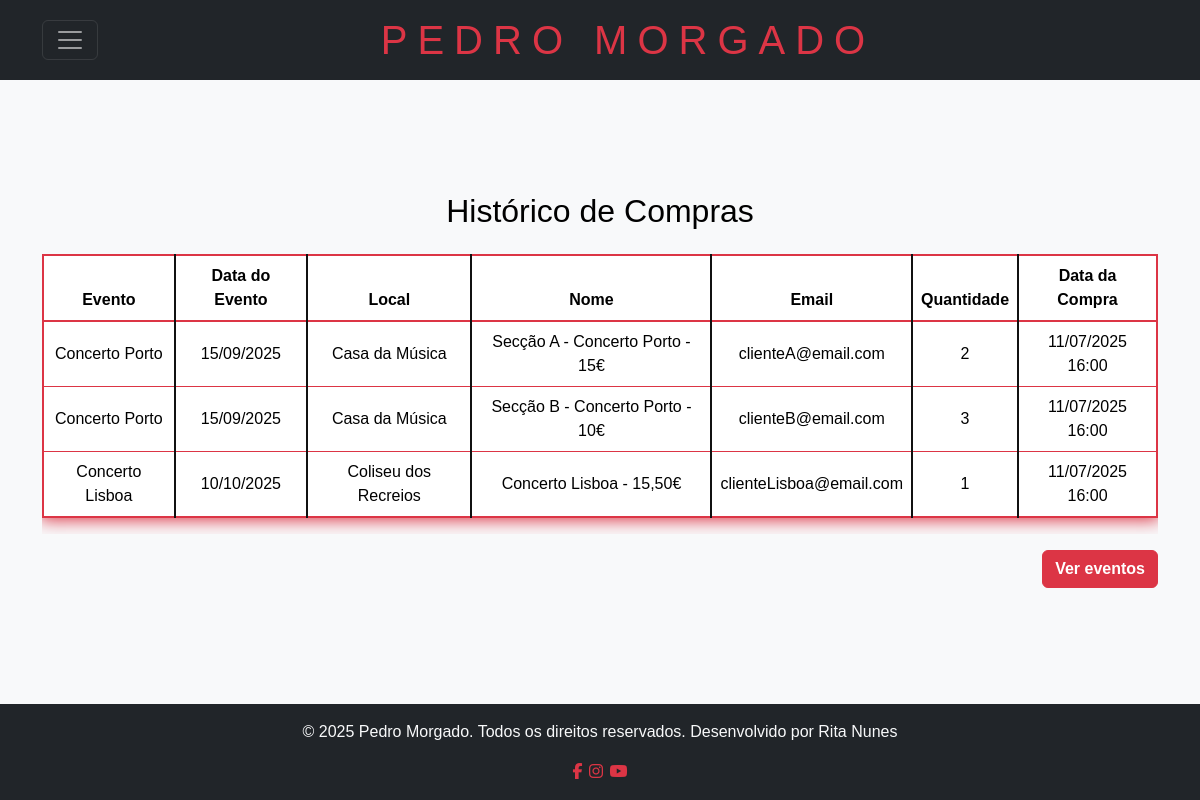
The app's page /registo/historico_compras.php with its own data.
### tables this page shows
CREATE TABLE `bilhetes` (
  `id` int NOT NULL,
  `evento_id` int NOT NULL,
  `nome` varchar(255) NOT NULL,
  `email` varchar(255) NOT NULL,
  `quantidade` int NOT NULL,
  `comprado_em` timestamp NULL DEFAULT CURRENT_TIMESTAMP,
  `status` varchar(20) NOT NULL DEFAULT 'Pendente'
);

CREATE TABLE `eventos` (
  `id` int NOT NULL,
  `titulo` varchar(255) NOT NULL,
  `descricao` text,
  `data` date DEFAULT NULL,
  `hora` varchar(10) DEFAULT NULL,
  `local` varchar(255) DEFAULT NULL,
  `categoria` varchar(100) NOT NULL DEFAULT 'Concertos',
  `criado_em` timestamp NULL DEFAULT CURRENT_TIMESTAMP,
  `preco` decimal(10,2) NOT NULL DEFAULT '0.00'
);

### registo/historico_compras.php (the view, shortened to what this page needs)
<?php
require_once "../config/database.php";
$result = $conn->query("SELECT b.id, b.nome, b.email, b.quantidade, b.comprado_em, e.titulo, e.data, e.local FROM bilhetes b JOIN eventos e ON b.evento_id = e.id ORDER BY b.comprado_em DESC");
?>
<!DOCTYPE html>
<html lang="pt">
<head>
    <link rel="stylesheet" href="https://cdn.jsdelivr.net/npm/bootstrap@5.3.3/dist/css/bootstrap.min.css">
    <link rel="stylesheet" href="../css/style.css">
    <link rel="stylesheet" href="https://cdnjs.cloudflare.com/ajax/libs/font-awesome/6.5.0/css/all.min.css">
</head>
<body class="d-flex flex-column min-vh-100 bg-light">
    <header class="bg-dark text-white py-3 mb-4 position-relative">
        <div class="container position-relative">
            <div class="d-flex justify-content-between align-items-center" style="position:relative;">
                <div>
                    <nav class="navbar navbar-dark p-0">
                        <button class="navbar-toggler ms-0" type="button" data-bs-toggle="collapse" data-bs-target="#mainNavbar" aria-controls="mainNavbar" aria-expanded="false" aria-label="Toggle navigation">
                            <span class="navbar-toggler-icon"></span>
                        </button>
                    </nav>
                </div>
                <h1 class="mb-2 text-center flex-grow-1 text-danger" style="margin-bottom:0!important;">PEDRO MORGADO</h1>
            </div>
        </div>
    </header>
    <main class="container my-5 flex-grow-1">
        <h2 class="text-black mb-4">Histórico de Compras</h2>
        <div class="table-responsive">
            <table class="table align-middle bg-white border border-danger border-2" style="box-shadow:0 0 16px 2px #dc3545 !important; color:#111;">
                <thead class="bg-white text-black" style="border-bottom:2px solid #dc3545;">
                    <tr>
                        <th style="border-right:2px solid #111;">Evento</th>
                        <th style="border-right:2px solid #111;">Data do Evento</th>
                        <th style="border-right:2px solid #111;">Local</th>
                        <th style="border-right:2px solid #111;">Nome</th>
                        <th style="border-right:2px solid #111;">Email</th>
                        <th style="border-right:2px solid #111;">Quantidade</th>
                        <th>Data da Compra</th>
                    </tr>
                </thead>
                <tbody>
                <?php while($row = $result->fetch_assoc()): ?>
                    <tr style="color:#111;">
                        <td style="border-right:2px solid #111;"><?= htmlspecialchars($row['titulo']) ?></td>
                        <td style="border-right:2px solid #111;"><?= date('d/m/Y', strtotime($row['data'])) ?></td>
                        <td style="border-right:2px solid #111;"><?= htmlspecialchars($row['local']) ?></td>
                        <td style="border-right:2px solid #111;"><?= htmlspecialchars($row['nome']) ?></td>
                        <td style="border-right:2px solid #111;"><?= htmlspecialchars($row['email']) ?></td>
                        <td style="border-right:2px solid #111;"><?= $row['quantidade'] ?></td>
                        <td><?= date('d/m/Y H:i', strtotime($row['comprado_em'])) ?></td>
                    </tr>
                <?php endwhile; ?>
                </tbody>
            </table>
        </div>
        <div class="text-end mt-3">
            <a href="admin.php#eventos" class="btn btn-outline-danger">Ver eventos</a>
        </div>
    </main>
    <footer class="bg-dark text-light text-center py-3 mt-auto">
        <p>© 2025 Pedro Morgado. Todos os direitos reservados. Desenvolvido por Rita Nunes</p>
        <div>
            <a href="https://www.facebook.com/pedro.morgado.9"><i class="fab fa-facebook-f text-danger border border-dark rounded-circle"></i></a>
            <a href="https://www.instagram.com/_pedro_morgado_/"><i class="fab fa-instagram text-danger border border-dark rounded-circle"></i></a>
            <a href="https://www.youtube.com/playlist?list=OLAK5uy_llGenPOe9vHI7BsTAKVT3AvjtIyCQd_IE"><i class="fab fa-youtube text-danger border border-dark rounded-circle"></i></a>
        </div>
    </footer>
</body>
</html>

### css/style.css (style rules this page uses)
body { font-family: Arial, Helvetica, sans-serif; background: #f7f7f7; margin: 0; padding: 0; color: #222; min-height: 100vh; display: flex; flex-direction: column; }
header { background: #222; color: #fff; position: relative; z-index: 2; }
header h1 { margin: 0 0 10px 0; font-size: 2.5em; letter-spacing: 10px; }
main { text-align: center; padding: 40px 10px; flex: 1 0 auto; }
main h2 { font-size: 2em; margin-bottom: 20px; }
footer { background: #222; color: #fff; text-align: center; padding: 15px 0; position: relative; width: 100%; bottom: 0; }
.btn, .btn-danger { background-color: #dc3545 !important; border-color: #dc3545 !important; color: #fff !important; font-weight: 700; transition: background 0.2s, border 0.2s; }
.fab, .fa { color: #dc3545 !important; transition: color 0.2s; }
a { color: #dc3545; transition: color 0.2s; }

### records on screen
bilhetes: evento.titulo "Concerto Porto", evento.data "15/09/2025", evento.local "Casa da Música", nome "Secção A - Concerto Porto - 15€", email "clienteA@email.com", quantidade "2", comprado_em "11/07/2025 16:00"
bilhetes: evento.titulo "Concerto Porto", evento.data "15/09/2025", evento.local "Casa da Música", nome "Secção B - Concerto Porto - 10€", email "clienteB@email.com", quantidade "3", comprado_em "11/07/2025 16:00"
bilhetes: evento.titulo "Concerto Lisboa", evento.data "10/10/2025", evento.local "Coliseu dos Recreios", nome "Concerto Lisboa - 15,50€", email "clienteLisboa@email.com", quantidade "1", comprado_em "11/07/2025 16:00"
